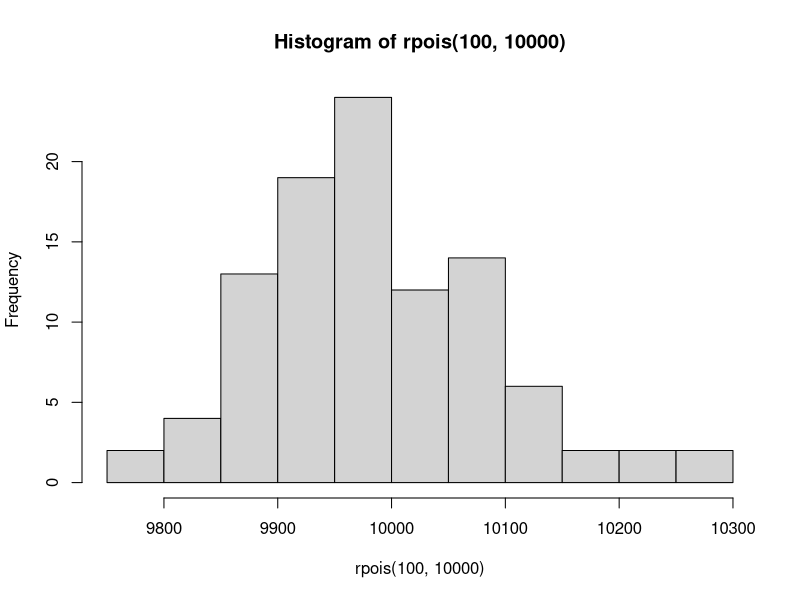
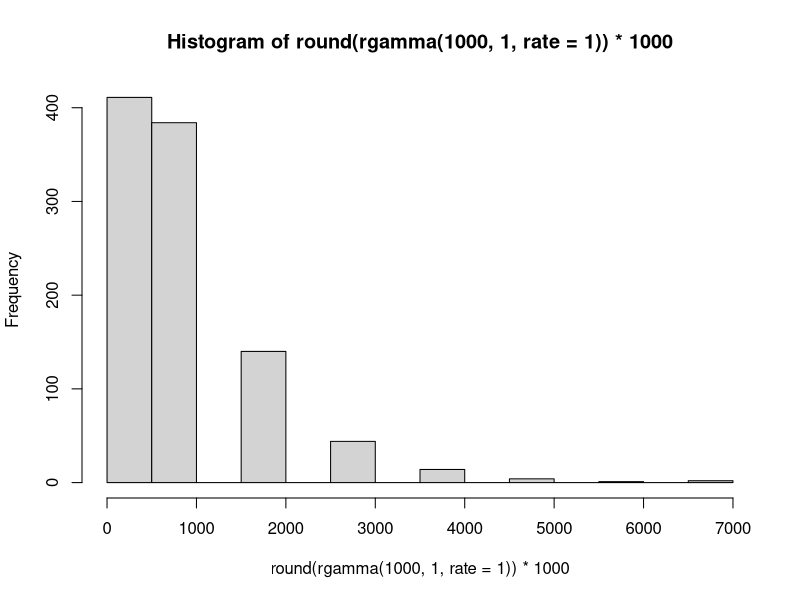

Write R code to recreate these figures, in order. (Note: this script raises an error after producing the figures.)
hist(rpois(100,10000))
hist(round(rgamma(1000,1,rate=1))*1000)

# simulating communities
fseries<-function(X,C){
	y<-(-1/log10(1-C))*(C^X/X)
	return(y)
}

rank<-seq(1,10000,1)
df<-data.frame(rank)
head(df)
df$ab<-fseries(df$rank, .96)
df$rel_ab<-df$ab/sum(df$ab)

dim(subset(df, ab > 0))

cs<-seq(.9,1,.0001)
df<-data.frame()
for(i in 1:length(cs)){
	#i<-1
	fs<-(fseries(rank,cs[i]))
	alpha<-length(fs[fs>0])
	dftemp<-data.frame(cs[i],alpha)
	df<-rbind(df,dftemp)
}
ggplot(df)+geom_point(aes(x=cs.i.,y=alpha))+geom_hline(yintercept=10000)
head(subset(df, alpha >= 10000))

# for this many otus, need to start at .9291
C<-seq(.9300,.9999,length.out=100)
C

#How does C affect evenness and richness
shannon<-function(XXX){
	denom<-1
	for(elem in 1:length(XXX)){
		denom<-denom*XXX[elem]^XXX[elem]
	}
	return(log(1/denom))
}

df_final<-data.frame()
for(i in 1:length(C)){
	#i<-1
	df<-data.frame(rank)
	df$ab<-(fseries(rank,C[i]))
	df$rel_ab<-df$ab/sum(df$ab)
	alpha<-specnumber(df$rel_ab,MARGIN=2)
	shannon<-diversity(df$rel_ab,MARGIN=2)
	evenness<-shannon/log(alpha)
	new_row<-data.frame(C[i],alpha,shannon,evenness)
	df_final<-rbind(df_final,new_row)
}

head(df_final)
library(reshape2)
df_final_melt<-melt(df_final, id=c("C.i."))
ggplot(df_final_melt)+geom_point(aes(x=C.i.,y=value))+facet_wrap(~variable,scales="free")

#shannons and evenness changes

reads<-seq(5000,20000,length.out=100)
C<-seq(.9300,.9999,length.out=100)
df_final<-data.frame()
for(r in 1:length(reads)){
	#r<-1
	for(i in 1:length(C)){
		#i<-1
		df<-data.frame(rank)
		df$ab<-(fseries(rank,C[i]))
		df$rel_ab<-df$ab/sum(df$ab)
		collection<-sample(df$rank,reads[r],replace=T,prob=df$rel_ab)
		community<-count(collection)
		alpha<-specnumber(community$x)
		new_row<-data.frame(reads[r],C[i],alpha)
		df_final<-rbind(df_final,new_row)
	}
	print(r/length(reads))
}
names(df_final)<-c("reads","C","alpha")
ggplot(df_final)+geom_tile(aes(x=reads,y=C,fill=(alpha)))+scale_fill_gradient(low="red",high="darkblue")



# first generate species list

# let's generate a matrix with 10,000 total unique OTUs
otus<-matrix(ncol=1,nrow=0)
for(i in 1:10000){
	otus<-rbind(otus, paste(sample(letters,6),collapse=""))
}

rank<-seq(1,10000,1)
df<-data.frame(otus,rank)
head(df)
df$rel_ab<-fseries(df$rank,.99)
df$rel_ab<-df$rel_ab/sum(df$rel_ab)
